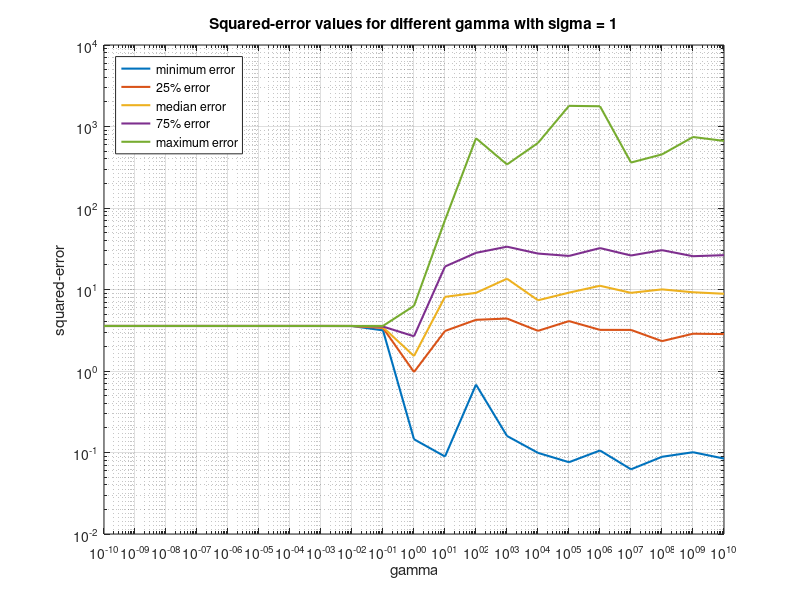

This figure's MATLAB source:
% EECE5644 Exam1 Question 3
clear all, close all

% parameters
d = 4; % dimension of paramter
N = 10; % # of samples
M = 100; % # of tests
K = 21; % # of gamma
a = -1; b = 1; % range of x distribution
sigma = 1;

% for Index = 1:4
%     sigma = 10^(2*(Index-3)+1);
%     errorPlot(d,N,M,K,a,b,sigma,Index)
% end

% function errorPlot(d,N,M,K,a,b,sigma,Index)
% error
e = zeros(M,K);
e_max = zeros(K,1);
e_min = zeros(K,1);
e_25 = zeros(K,1);
e_75 = zeros(K,1);
e_med = zeros(K,1);
gamma = zeros(K,1);

w = zeros(d,1);
r = a + (b-a).*rand(d-1,1);
% w(1) = mvnrnd(0,gamma(k)^2);
w(1) = 1;
w(2) = -w(1)*(r(1)+r(2)+r(3));
w(3) = w(1)*(r(1)*r(2)+r(2)*r(3)+r(3)*r(1));
w(4) = -w(1)*r(1)*r(2)*r(3);


for k = 1:K
    
    gamma(k) = 10^(k-(K+1)/2);

    % w

    for j = 1:M
        % v distribution
        x = a + (b-a).*rand(N,1);
        v = mvnrnd(0,sigma^2,N);
        
%         w = zeros(d,1);
%         r = a + (b-a).*rand(d-1,1);
%         w(1) = mvnrnd(0,gamma(k)^2);
%         w(2) = -w(1)*(r(1)+r(2)+r(3));
%         w(3) = w(1)*(r(1)*r(2)+r(2)*r(3)+r(3)*r(1));
%         w(4) = -w(1)*r(1)*r(2)*r(3);

        % y distribution
        y = (w'*[x.^3 x.^2 x ones(N,1)]')'+v;

        % MAP estimation
        temp1 = zeros(d,d);
        for i = 1:N
            temp1 = temp1 + [x(i)^3 x(i)^2 x(i) 1]'*[x(i)^3 x(i)^2 x(i) 1];
        end
        A = gamma(k)^2*temp1 + sigma^2*eye(d);
        temp2 = zeros(d,1);
        for i = 1:N
            temp2 = temp2 + y(i)*[x(i)^3 x(i)^2 x(i) 1]';
        end
        B = temp2*gamma(k)^2;
        w_MAP = A\B;

        e(j,k) = norm(w_MAP-w)^2;
    end

    e_max(k) = max(e(:,k));
    e_min(k) = min(e(:,k));
    e_25(k) = prctile(e(:,k),25);
    e_75(k) = prctile(e(:,k),75);
    e_med(k) = median(e(:,k));

end

figure(3)
% subplot(2,2,Index)
loglog(gamma,e_min,'LineWidth',1.5)
grid on
hold on
loglog(gamma,e_25,'LineWidth',1.5)
loglog(gamma,e_med,'LineWidth',1.5)
loglog(gamma,e_75,'LineWidth',1.5)
loglog(gamma,e_max,'LineWidth',1.5)

xlabel('gamma')
ylabel('squared-error')
legend('minimum error','25% error','median error','75% error','maximum error','Location','northwest')
title(['Squared-error values for different gamma with sigma = ' num2str(sigma)])
hold off
% end
